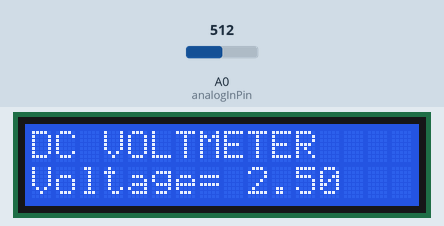
Recording of a sketch running on a simulated Arduino Uno, built with avr-gcc and run on an emulated ATmega328P. Shown: 16×2 character LCD. The test bench sets the inputs (shaded band); at power-on: A0 (analogInPin) = 512. What the sketch prints to the serial monitor is not drawn.

Above: at 1.2 s.
1.3 s: A0 (analogInPin) set to 716
At 2.6 s:
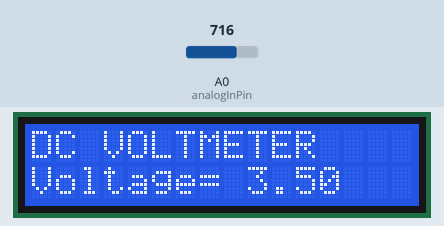
3.0 s: A0 (analogInPin) set to 900
At 4.2 s:
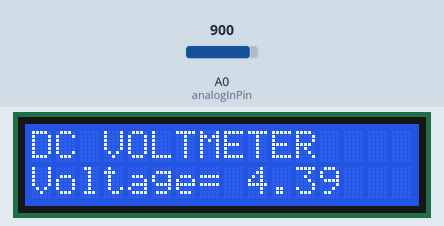
4.5 s: A0 (analogInPin) set to 1023
At 5.8 s:
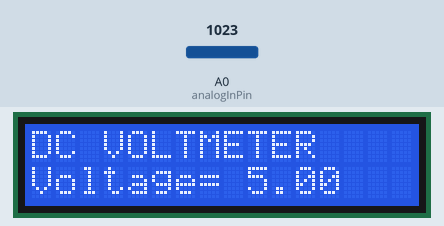
Timing chart, 0 to 7.5 s (numbered marks = the images above; inputs shaded):
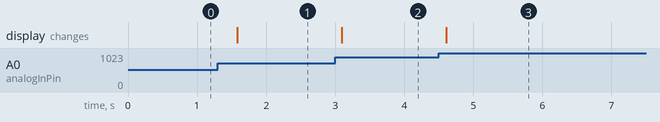

The sketch:

lcd_test.ino
```cpp
#include <LiquidCrystal.h> // LIBRARY TO ACCESS THE LCD DISPLAY

const int rs = 13, en = 12, d4 = 11, d5 = 10, d6 = 9, d7 = 8;
LiquidCrystal lcd(rs, en, d4, d5, d6, d7); // Sets up which pins go to the LCD display

int analogInPin = A0; // select the input pin for the potentiometer
float input_voltage = 0.0;
float voltage = 0.0; // voltage variable

void setup() {
  Serial.begin(9600); // opens serial port, sets data rate to 9600 bps
  lcd.begin(16, 2); // set up the LCD's number of columns and rows
  lcd.print("DC VOLTMETER"); // prints this message to the LCD screen
 // ADMUX = B01000000;
 // ADCSRA = B11110111;
}
void loop() {
//Conversion formula for voltage

   int analog_value = analogRead(A0);
   input_voltage = (analog_value * 5.0) / 1024.0;


   if (input_voltage < 0.1)
   {
     input_voltage=0.0;
   }
    Serial.print("v= ");
    Serial.println(input_voltage);
    lcd.setCursor(0, 1);
    lcd.print("Voltage= ");
    lcd.print(input_voltage);
    delay(300);
}
```

Measured:
- after the input at 1.3 s, the display: changes after 0.28 s (image 1)
- after the input at 3.0 s, the display: changes after 0.09 s (image 2)
- after the input at 4.5 s, the display: changes after 0.11 s (image 3)
